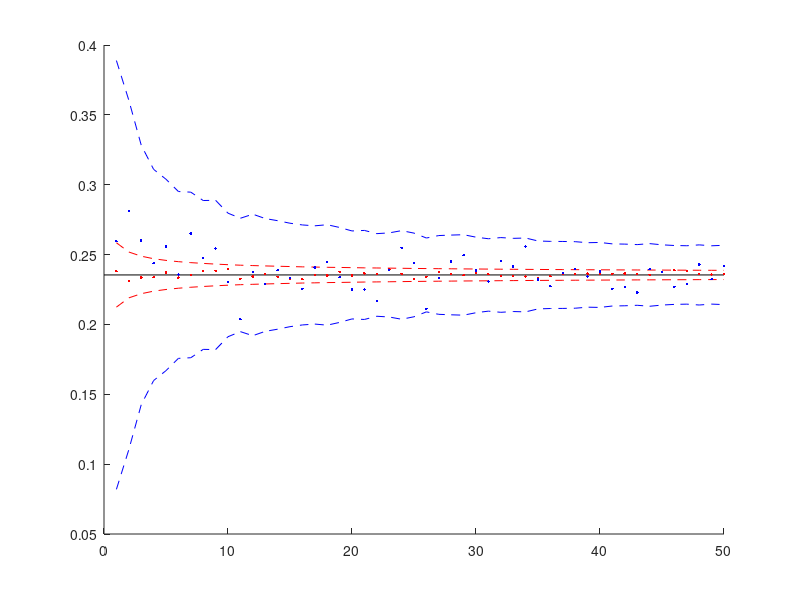

Reproduce this figure in MATLAB.
clear
clc
rng(0)

T = 1;
S0 = 100;
sigma = 0.4;
r = 0.1;
K = 50;
mu = -2;

d1  = (log(S0/K) + (r + 0.5*sigma^2)*T) /(sigma*sqrt(T));
d2 = d1 - sigma*sqrt(T);

BSput = exp(-r*T)*K*normcdf(-d2) - S0*normcdf(-d1);

mat1 = zeros(50,3);
mat2 = zeros(50,3);
for idx = 1:50
    n = 1000*idx;
    X = randn(n,1);
    fx = exp(-r*T)*max(K - S0*exp((r-0.5*sigma^2)*T + sigma*sqrt(T).*X),0);
    put_value = mean(fx);
    confidence = 3*std(fx)/sqrt(n);
    lower = BSput - confidence;
    upper = BSput + confidence;
    mat1(idx,:) = [put_value lower upper];
    
    X = X + mu; 
    fx = exp(-r*T)*max(K - S0*exp((r-0.5*sigma^2)*T + sigma*sqrt(T).*X),0);
    wx = normpdf(X,0,1);
    vx = normpdf(X,mu,1);
    sample = fx.*wx./vx;
    put_value = mean(sample);
    confidence = 3*std(sample)/sqrt(n);
    lower = BSput - confidence;
    upper = BSput + confidence;
    
    mat2(idx,:) = [put_value lower upper];
end

figure()
hold on
plot([0 50],[BSput BSput], 'k-')
plot(mat2(:,1), 'r.')
plot(mat2(:,2:3), 'r--')
plot(mat1(:,1), 'b.')
plot(mat1(:,2:3), 'b--')

hold off 
